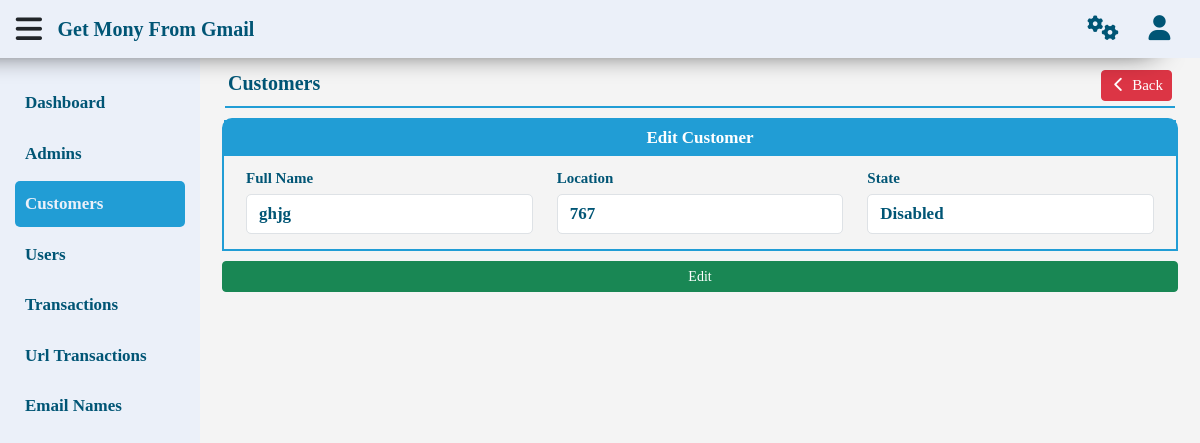
Page /gmr_test/customers.php?Page=Edit&ID=19 (signed in) on the committed database.
### tables this page shows
CREATE TABLE `customers` (
  `id` int(11) NOT NULL,
  `fullname` text NOT NULL,
  `cu_location` text NOT NULL,
  `cu_date` timestamp NOT NULL DEFAULT current_timestamp(),
  `active` int(1) NOT NULL DEFAULT 0
);

### gmr_test/function.php (called while the page is built, shortened)
<?php
function id() {
    if (isset($_GET['ID']) && is_numeric($_GET['ID']) && !empty($_GET['ID'])) {
        return intval($_GET['ID']);
    }
}
function getItem($table, $value, $where, $select) {
    global $con;
    $statment = $con->prepare("SELECT * FROM $table WHERE $where");
    $statment->execute(array($value));
    $fetch = $statment->fetch();
    return $fetch[$select];
}

### gmr_test/inc/page/customers/edit.php (the view, shortened to what this page needs)
<div class="content">
    <nav class="navbar navbar-expand-lg">
        <a class="navbar-brand">
            <span><?php echo words($pageTitle) ?></span>
        </a>
        <div class="collapse navbar-collapse" id="navbarSupportedContent">
            <ul class="navbar-nav <?php echo $navbar ?>-auto mb-2 mb-lg-0">
                <li class="nav-item">
                    <a class="nav-link btn btn-danger btn-sm" aria-current="page" href="?Page=View">
                        <i class="fa fa-chevron-left fa-fw"></i>
                        <span><?php echo words('Back') ?></span>
                    </a>
                </li>
            </ul>
        </div>
    </nav>
    <form method="post" enctype="multipart/form-data">
        <div class="container">
            <div class="panel">
                <div class="panel-heading">
                    <?php echo words('Edit Customer') ?>
                </div>
                <div class="panel-body">
                    <div class="row">
                        <div class="col-md-4 col-sm-6">
                            <div class="form-group">
                                <label><?php echo words('Full Name') ?></label>
                                <input
                                    type="text"
                                    name="fullname"
                                    class="form-control"
                                    autocomplete="off"
                                    value="<?php if(isset($fullname)){echo$fullname;}else{echo getItem('customers', id(), 'id = ?', 'fullname');}?>">
                            </div>
                        </div>
                        <div class="col-md-4 col-sm-6">
                            <div class="form-group">
                                <label><?php echo words('Location') ?></label>
                                <input
                                    type="text"
                                    name="location"
                                    class="form-control"
                                    autocomplete="off"
                                    value="<?php if(isset($location)){echo$location;}else{echo getItem('customers', id(), 'id = ?', 'cu_location');}?>">
                            </div>
                        </div>
                        <div class="col-md-4 col-sm-6">
                            <div class="form-group">
                                <label><?php echo words('State') ?></label>
                                <div class="form-group">
                                    <select name="active" class="form-control">
                                        <option value="0" <?php if ((isset($active)&&$active==0)||(getItem('customers',id(),'id = ?', 'active')==0)){echo'selected';}?> >
                                            <?php echo words('Disabled') ?>
                                        </option>
                                    </select>
                                </div>
                            </div>
                        </div>
                    </div>
                </div>
            </div>
            <div class="form-group">
                <button type="submit" class="btn btn-success btn-sm">
                    <?php echo words('Edit') ?>
                </button>
            </div>
        </div>
    </form>
</div>

### gmr_test/lay/css/style.css (style rules this page uses)
:root { --background: #ebf0f9; --primary: white; --secondry: #005575; --third: #219dd5; }
* { box-sizing: border-box; font-family: 'Cairo'; }
body { background-color: #f4f4f4; }
ul { list-style: none; }
a { text-decoration: none; }
P, ul, h1, h2, h3, h4, h5, h6 { margin: 0; padding: 0; }
.row { margin: 0; }
.content { position: relative; top: 50px; width: calc(100% - 200px); transition: .3s; padding: 10px; }
.navbar { border-bottom: 2px solid var(--third); margin: 0 15px 10px; padding: 3px; }
.navbar .navbar-brand { color: var(--secondry); font-weight: bold; font-size: 20px; margin: 0; }
.navbar ul { margin: 5px 0; }
.navbar ul a,.navbar ul a:hover,.navbar ul a:focus { padding: 3px; color: white; font-size: 15px; }
.panel { border: 2px solid var(--third); margin-bottom: 10px; border-radius: 10px 10px 0 0; }
.panel .panel-heading { padding: 5px; font-size: 17px; font-weight: bold; background-color: var(--third); color: var(--primary); text-align: center; }
.panel .panel-body { padding: 10px; }
form .form-group { position: relative; padding: 0; }
form .form-group label { color: var(--secondry); font-size: 15px; font-weight: bold; margin-bottom: 5px; }
form .form-group select { margin: 0; }
form .form-group input, form .form-group select, form .form-group textarea { width: 100%; margin-bottom: 5px; font-weight: bold; font-size: 17px; color: var(--secondry) !important; direction: ltr; border-radius: 5px; display: block; }
form .form-group button { width: 100%; }

### gmr_test/lay/css/en.css (style rules this page uses)
.content { left: 200px; }
form .form-group input, form .form-group select { text-align: left; }
form .form-group label { margin-right: 3px; text-align: left; }

### rows in the picture
customers: fullname "ghjg", location "767", active "Disabled"

### other values in the picture
words('Dashboard') "Dashboard"
words('Admins') "Admins"
words('Customers') "Customers"
words('Users') "Users"
words('Transactions') "Transactions"
words('Url Transactions') "Url Transactions"
words('Email Names') "Email Names"
words($pageTitle) "Customers"
words('Back') "Back"
words('Edit Customer') "Edit Customer"
words('Full Name') "Full Name"
words('Location') "Location"
words('State') "State"
words('Edit') "Edit"
